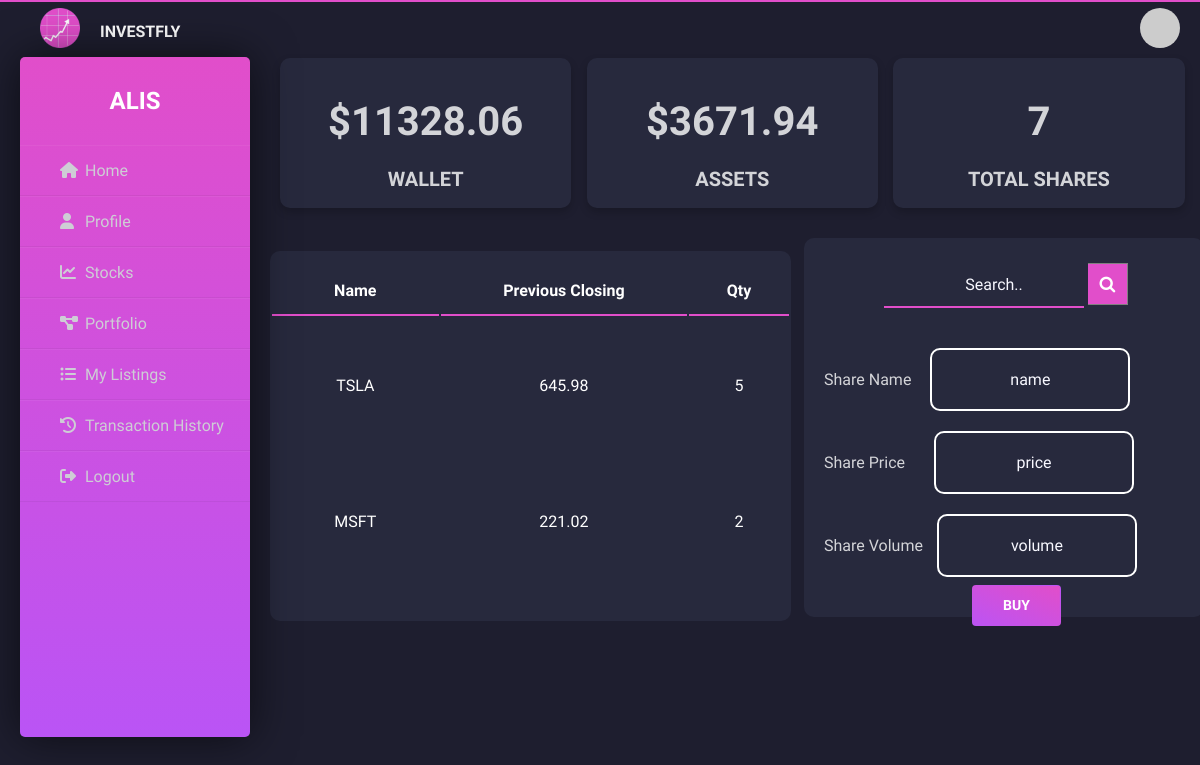
Screenshot of /dashboard (signed in) with the database file from the repository.
### app/models.py (models this page shows, shortened)
class user_login(UserMixin, db.Model):
    id = db.Column(db.Integer, primary_key=True, nullable=False, unique=True)
    username = db.Column(db.String(64), index=True, unique=True, nullable=False)
    email = db.Column(db.String(120), index=True, unique=True, nullable=False)
    password_hash = db.Column(db.String(128))
    def avatar(self, size):
        digest = md5(self.email.lower().encode('utf-8')).hexdigest()
        return 'https://www.gravatar.com/avatar/{}?d=identicon&s={}'.format(digest, size)

class wallet(db.Model):
    id = db.Column(db.Integer, primary_key=True, nullable=False)
    user_id = db.Column(db.Integer, db.ForeignKey('user_login.id',onupdate='CASCADE',ondelete='CASCADE'),unique=True, nullable=False)
    balance = db.Column(db.Float)

class stock(db.Model):
    id = db.Column(db.Integer, primary_key=True, nullable=False)
    stock_name = db.Column(db.String, nullable=False)
    quantity = db.Column(db.Integer, nullable=False)
    curr_price = db.Column(db.Float, nullable=False)
    user_id = db.Column(db.Integer, db.ForeignKey('user_login.id',onupdate='CASCADE',ondelete='CASCADE'), nullable=False)
    def get_list(self):
        return [ self.stock_name, self.curr_price , self.quantity]

### app/routes.py (the view)
@app.route('/dashboard', methods = ['GET', 'POST'])
@login_required
def dashboard():
    search_s = SearchForm()
    search_results = ["name" , "price" , "volume"]
    user = user_info.query.filter_by(id=current_user.id).first()
    u_wallet = wallet.query.filter_by(user_id=current_user.id).first()
    u_wallet.balance = "{:.2F}".format(u_wallet.balance)
    shares = db.session.query(func.sum(stock.quantity)).filter(stock.user_id==current_user.id).scalar()
    if not shares:
        shares = 0
    db.session.commit()
    headings = [ 'Name', 'Previous Closing','Qty']
    user_stocks = stock.query.filter_by(user_id=current_user.id).all()
    data = []
    assets = 0
    for i in range(len(user_stocks)):
        data.append(user_stocks[i].get_list())
        assets = assets + (user_stocks[i].curr_price * user_stocks[i].quantity)
    assets = "{:.2F}".format(assets)
    if search_s.validate_on_submit():
        ticker_info = search_ticker(search_s.search.data)
        search_results = [ticker_info.name, ticker_info.price, ticker_info.volume]
    return render_template('dashboard.html', wallet=u_wallet,
                            data=data , headings=headings,
                            results=search_results,
                            searches=search_s, assets=assets,
                            shares=shares)

### app/forms.py
class SearchForm(FlaskForm):
    search = StringField('Search..')
    submit = SubmitField('Search')

### app/models.py (called while the page is built)
@app.before_request
def before_request():
    session.permanent = True
    app.permanent_session_lifetime = timedelta(seconds=600)

@login.user_loader
def load_user(id):
    return user_login.query.get(int(id))

### app/templates/dashboard.html (shortened to what this page needs)
{% extends "base2.html" %}
{% block head %}
  <link rel= "stylesheet" type= "text/css" href= "{{url_for('static',filename='css/dashboard.css')}}">
  <link rel="stylesheet" href="https://cdnjs.cloudflare.com/ajax/libs/font-awesome/4.7.0/css/font-awesome.min.css">
{% endblock %}
{% block content %}
<div class="row">
    <div class="column">
      <div class="card">
        <div class="container">
        <h1><b>${{ wallet.balance }} </b></h1>
        <h3><b>WALLET</b></h3>
      </div>
    </div>
    </div>
     <div class="column">
      <div class="card">
        <div class="container">
        <h1><b>${{ assets }}</b></h1>
        <h3><b>ASSETS</b></h3>
      </div>
     </div>
    </div>
     <div class="column">
      <div class="card">
        <div class="container">
        <h1><b>{{shares}}</b></h1>
        <h3><b>TOTAL SHARES</b></h3>
      </div>
    </div>
  </div>
</div>
<div class="search-box">
 <form name="Form" action="" method="post" >
  <div class="shares">
    <div class="example">
      <input type="text" name="search" placeholder="Search..">
      <button type="submit" onclick="loading()"><i class="fa fa-search"></i></button>
    </div>
    <div class="data">
      <label class=label1 for="fname">Share Name</label>
      <input class="items" type="text" name="Share Name" placeholder="{{ results[0]}}" disabled>
    </div>
    <div class="data">
      <label class=label2 for="fname">Share Price</label>
      <input class="items" type="text" name="Share Price" placeholder="{{ results[1]}}" disabled>
    </div>
    <div class="data">
      <label class=label3 for="fname">Share Volume</label>
      <input class="items" type="text" name="Share Volume" placeholder="{{ results[2]}}" disabled>
    </div>
  </form>
  </div>
<div>
<a href="{{url_for('buy', s_name=results[0], s_price=results[1])}}" id="myBtn" class="btn btn-fill btn-primary">BUY</a>
</div>
  <div class=row1>
  <table class="table">
    <tr class="tab_head">
        {% for header in headings %}
        <th class="tab_b">{{ header }}</th>
        {% endfor %}
    </tr>
    {% for row in data %}
    <tr>
        {% for cell in row %}
        <td class="tab_body">{{ cell }}</td>
        {% endfor %}
    </tr>
    {% endfor %}
 </table>
  </div>
{% endblock %}

### app/templates/base2.html (shortened to what this page needs)
<!DOCTYPE html>
<html lang="en">
<head>
    <link rel= "stylesheet" type= "text/css" href= "{{url_for('static',filename='css/base2.css')}}">
    {% block head %}{% endblock %}
</head>
<body>
<div class="wrapper">
    <img class="img" src="{{url_for('static',filename='img/logo1.png')}}" width="40" height="40" alt="" loading="lazy">
    <div class="header">
        <h4>INVESTFLY</h4>
    </div>
    <img class="user" src="{{current_user.avatar(128)}}" width="40" height="40" alt="" loading="lazy">
    <div class="sidebar">
        <h2>{{current_user.username}}</h2>
        <ul>
            <li><a href="{{ url_for('home_page' )}}"><i class="fas fa-home"></i>Home</a></li>
            <li><a href="{{ url_for('profile') }}"><i class="fas fa-user"></i>Profile</a></li>
            <li><a href="{{ url_for('stocks') }}"><i class="fas fa-chart-line"></i>Stocks</a></li>
            <li><a href="{{ url_for('portfolio') }}"><i class="fas fa-project-diagram"></i>Portfolio</a></li>
            <li><a href="{{ url_for('myListings') }}"><i class="fas fa-list-ul"></i>My Listings</a></li>
            <li><a href="{{ url_for('history') }}"><i class="fas fa-history"></i>Transaction History</a></li>
            <li><a href="{{ url_for('logout') }}"><i class="fas fa-sign-out-alt"></i>Logout</a></li>
        </ul>
    </div>
</div>
{% block content%}
{% endblock %}
</body>
</html>

### app/Static/css/base2.css (style rules this page uses)
* { margin: 0; padding: 0; box-sizing: border-box; list-style: none; text-decoration: none; font-family: 'Josefin Sans', sans-serif; }
::placeholder { color:ghostwhite; }
body { background-color: rgb(2, 11, 37); }
.wrapper { border-top: 2px solid #e14eca; width: 100%; display: flex; position: relative; }
.wrapper .sidebar { margin-left: 20px; margin-top: 55px; width: 230px; height: 85%; background: #ba54f5; background: -webkit-linear-gradient(0deg, #ba54f5 0%, #e14eca 100%); background: -o-linear-gradient(0deg, #ba54f5 0%, #e14eca 100%); background: -moz-linear-gradient(0deg, #ba54f5 0%, #e14eca 100%); background: linear-gradient(0deg, #ba54f5 0%, #e14eca 100%); padding: 30px 0px; position: fixed; border-radius: 5px; box-shadow: 0px 0px 45px 0px rgba(0, 0, 0, 0.6); display: block; overflow: auto; }
.wrapper .sidebar h2 { color: #fff; text-transform: uppercase; text-align: center; margin-bottom: 30px; }
.wrapper .sidebar ul li { padding: 15px; border-bottom: 1px solid #bdb8d7; border-bottom: 1px solid rgba(0,0,0,0.05); border-top: 1px solid rgba(255,255,255,0.05); }
.wrapper .sidebar ul li a { margin-left: 25px; color: #cecdd5; display: block; }
.wrapper .sidebar ul li a .fas { width: 25px; }
.wrapper .header { padding-top: 20px; background: #1e1e2f; color: white; text-transform: uppercase; text-align: center; margin-left: 20px; }
.wrapper .img { margin-top: 6px; margin-left: 40px; }
.wrapper .user { border-radius: 50%; margin-left: 80% ; margin-top: 6px; }

### rows the page displays
user_login: username "ALIS"
wallet: balance "11328.06"
stock: stock_name "TSLA", curr_price "645.98", row "5"
stock: stock_name "MSFT", curr_price "221.02", row "2"

### other values shown
{{ assets }} "3671.94"
{{ shares }} "7"
{{ header }} "Name" "Previous Closing" "Qty"
